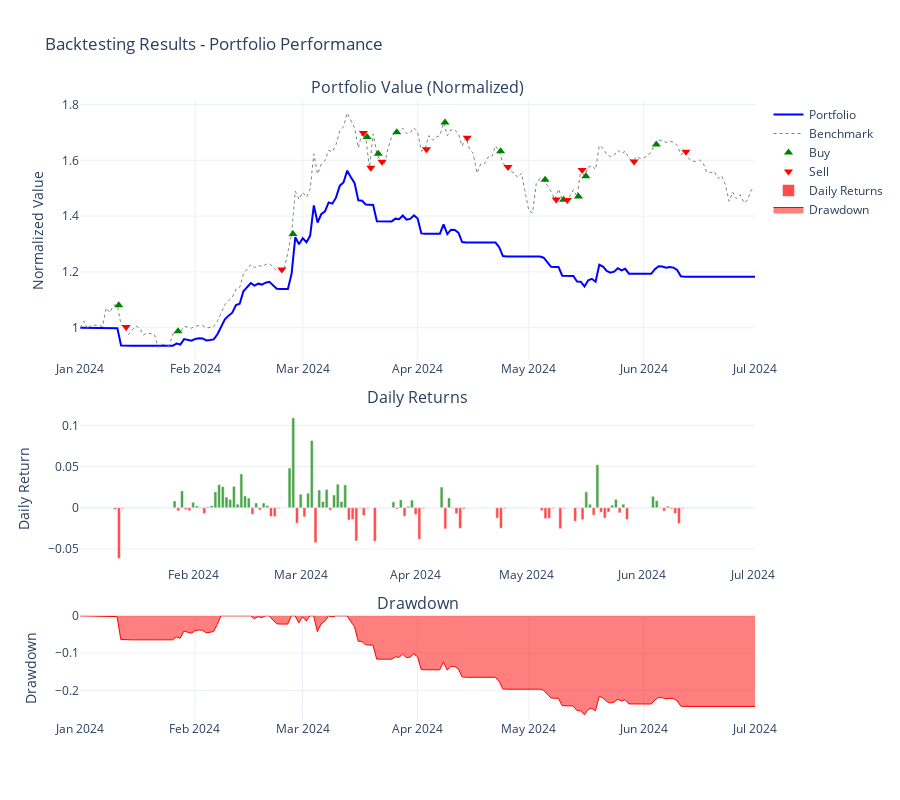
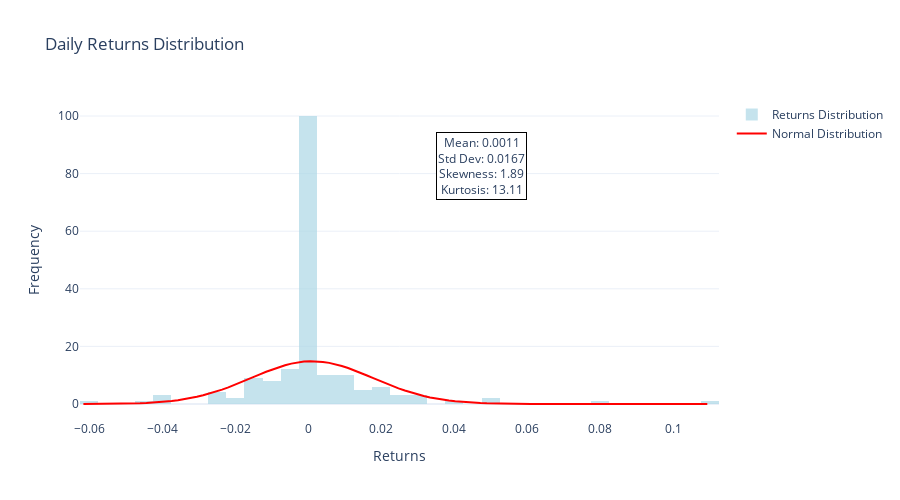
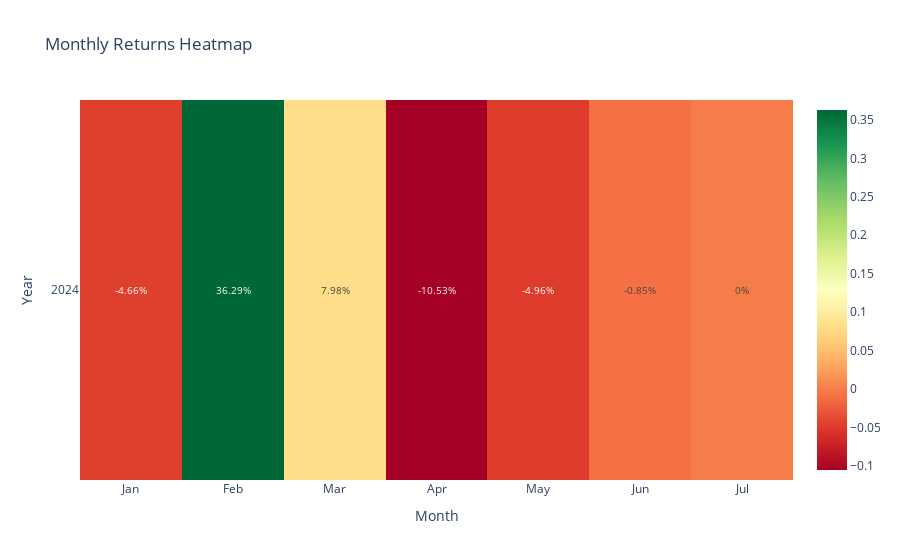

Notebook code for these charts, in order:
### Code cell
# 시각화 데이터 확인
print(f"- equity_curve: {'있음' if result.equity_curve is not None else '없음'}")
print(f"- daily_returns: {'있음' if result.daily_returns is not None else '없음'}")
print(f"- monthly_returns: {'있음' if result.monthly_returns is not None else '없음'}")
print(f"- benchmark_equity_curve: {'있음' if result.benchmark_equity_curve is not None else '없음'}")
print(f"- drawdown_periods: {'있음' if result.drawdown_periods is not None else '없음'}")
print(f"- trade_signals: {'있음' if result.trade_signals is not None else '없음'}")

print("\n주피터 노트북에서 사용 가능한 시각화 메서드:")
print("1. result.plot_portfolio_performance() - 포트폴리오 성과 차트")
print("2. result.plot_returns_distribution() - 수익률 분포 히스토그램")
print("3. result.plot_monthly_returns_heatmap() - 월별 수익률 히트맵")
print("4. result.show_performance_comparison() - 벤치마크 비교 표")

# 샘플 호출 (주피터 노트북 환경이 아니므로 실제 차트는 생성되지 않음)
try:
    print("\n시각화 메서드 호출 테스트...")
    result.plot_portfolio_performance()
    result.plot_returns_distribution(period="daily")
    result.plot_monthly_returns_heatmap()
    result.show_performance_comparison()
except Exception as e:
    print(f"시각화 테스트 중 예상된 오류 (plotly 없음): {e}")

### Figure 1 — Plotly figure (JSON) as saved in the notebook; plotly's stock layout.template omitted (floating-point values rounded to 4 significant figures; data arrays with more than 128 entries replaced by an {"elided": "..."} marker saying what was removed)
{"data": [{"line": {"color": "blue", "width": 2}, "name": "Portfolio", "type": "scatter", "x": {"elided": "183 str values"}, "xaxis": "x", "y": {"elided": "183 float values"}, "yaxis": "y"}, {"line": {"color": "gray", "dash": "dot", "width": 1}, "name": "Benchmark", "type": "scatter", "x": {"elided": "183 str values"}, "xaxis": "x", "y": {"elided": "183 float values"}, "yaxis": "y"}, {"marker": {"color": "green", "size": 8, "symbol": "triangle-up"}, "mode": "markers", "name": "Buy", "type": "scatter", "x": ["2024-01-11T09:00:00", "2024-01-27T09:00:00", "2024-02-27T09:00:00", "2024-03-18T09:00:00", "2024-03-21T09:00:00", "2024-03-26T09:00:00", "2024-04-08T09:00:00", "2024-04-23T09:00:00", "2024-05-05T09:00:00", "2024-05-10T09:00:00", "2024-05-14T09:00:00", "2024-05-16T09:00:00", "2024-06-04T09:00:00"], "xaxis": "x", "y": [1.08, 0.9872, 1.336, 1.683, 1.624, 1.7, 1.735, 1.632, 1.531, 1.459, 1.47, 1.543, 1.657], "yaxis": "y"}, {"marker": {"color": "red", "size": 8, "symbol": "triangle-down"}, "mode": "markers", "name": "Sell", "type": "scatter", "x": ["2024-01-13T09:00:00", "2024-02-24T09:00:00", "2024-03-17T09:00:00", "2024-03-19T09:00:00", "2024-03-22T09:00:00", "2024-04-03T09:00:00", "2024-04-14T09:00:00", "2024-04-25T09:00:00", "2024-05-08T09:00:00", "2024-05-11T09:00:00", "2024-05-15T09:00:00", "2024-05-29T09:00:00", "2024-06-12T09:00:00"], "xaxis": "x", "y": [1.002, 1.209, 1.698, 1.573, 1.595, 1.64, 1.681, 1.576, 1.459, 1.458, 1.565, 1.596, 1.63], "yaxis": "y"}, {"marker": {"color": {"elided": "182 str values"}}, "name": "Daily Returns", "opacity": 0.7, "type": "bar", "x": {"elided": "182 str values"}, "xaxis": "x2", "y": {"elided": "182 float values"}, "yaxis": "y2"}, {"fill": "tozeroy", "line": {"color": "red", "width": 1}, "name": "Drawdown", "type": "scatter", "x": {"elided": "183 str values"}, "xaxis": "x3", "y": {"elided": "183 float values"}, "yaxis": "y3"}], "layout": {"annotations": [{"font": {"size": 16}, "showarrow": false, "text": "Portfolio Value (Normalized)", "x": 0.5, "xanchor": "center", "xref": "paper", "y": 1, "yanchor": "bottom", "yref": "paper"}, {"font": {"size": 16}, "showarrow": false, "text": "Daily Returns", "x": 0.5, "xanchor": "center", "xref": "paper", "y": 0.5, "yanchor": "bottom", "yref": "paper"}, {"font": {"size": 16}, "showarrow": false, "text": "Drawdown", "x": 0.5, "xanchor": "center", "xref": "paper", "y": 0.168, "yanchor": "bottom", "yref": "paper"}], "height": 800, "showlegend": true, "title": {"text": "Backtesting Results - Portfolio Performance"}, "xaxis": {"anchor": "y", "domain": [0, 1]}, "xaxis2": {"anchor": "y2", "domain": [0, 1]}, "xaxis3": {"anchor": "y3", "domain": [0, 1]}, "yaxis": {"anchor": "x", "domain": [0.58, 1], "title": {"text": "Normalized Value"}}, "yaxis2": {"anchor": "x2", "domain": [0.248, 0.5], "title": {"text": "Daily Return"}}, "yaxis3": {"anchor": "x3", "domain": [0, 0.168], "title": {"text": "Drawdown"}}}}

### Figure 2 — Plotly figure (JSON) as saved in the notebook; plotly's stock layout.template omitted (floating-point values rounded to 4 significant figures; data arrays with more than 128 entries replaced by an {"elided": "..."} marker saying what was removed)
{"data": [{"marker": {"color": "lightblue"}, "name": "Returns Distribution", "nbinsx": 50, "opacity": 0.7, "type": "histogram", "x": {"elided": "182 float values"}}, {"line": {"color": "red", "width": 2}, "mode": "lines", "name": "Normal Distribution", "type": "scatter", "x": [-0.06157, -0.05984, -0.05812, -0.05639, -0.05467, -0.05294, -0.05121, -0.04949, -0.04776, -0.04604, -0.04431, -0.04258, -0.04086, -0.03913, -0.03741, -0.03568, -0.03395, -0.03223, -0.0305, -0.02878, -0.02705, -0.02532, -0.0236, -0.02187, -0.02015, -0.01842, -0.01669, -0.01497, -0.01324, -0.01152, -0.009791, -0.008065, -0.006339, -0.004613, -0.002887, -0.001161, 0.0005649, 0.002291, 0.004017, 0.005743, 0.007469, 0.009195, 0.01092, 0.01265, 0.01437, 0.0161, 0.01782, 0.01955, 0.02128, 0.023, 0.02473, 0.02645, 0.02818, 0.02991, 0.03163, 0.03336, 0.03508, 0.03681, 0.03854, 0.04026, 0.04199, 0.04371, 0.04544, 0.04717, 0.04889, 0.05062, 0.05234, 0.05407, 0.0558, 0.05752, 0.05925, 0.06097, 0.0627, 0.06443, 0.06615, 0.06788, 0.0696, 0.07133, 0.07306, 0.07478, 0.07651, 0.07823, 0.07996, 0.08169, 0.08341, 0.08514, 0.08686, 0.08859, 0.09031, 0.09204, 0.09377, 0.09549, 0.09722, 0.09894, 0.1007, 0.1024, 0.1041, 0.1058, 0.1076, 0.1093], "y": [0.01318, 0.01931, 0.02799, 0.04015, 0.05697, 0.07998, 0.1111, 0.1527, 0.2076, 0.2793, 0.3717, 0.4895, 0.6377, 0.8221, 1.048, 1.323, 1.652, 2.04, 2.493, 3.014, 3.605, 4.267, 4.997, 5.789, 6.636, 7.525, 8.443, 9.373, 10.29, 11.19, 12.03, 12.79, 13.46, 14.02, 14.44, 14.72, 14.85, 14.81, 14.62, 14.28, 13.8, 13.19, 12.48, 11.68, 10.81, 9.905, 8.977, 8.05, 7.142, 6.269, 5.445, 4.678, 3.977, 3.345, 2.784, 2.292, 1.867, 1.505, 1.2, 0.9466, 0.7388, 0.5706, 0.4359, 0.3296, 0.2465, 0.1824, 0.1335, 0.09672, 0.06932, 0.04915, 0.03448, 0.02393, 0.01643, 0.01117, 0.007506, 0.004992, 0.003285, 0.002138, 0.001377, 0.0008777, 0.0005534, 0.0003452, 0.0002131, 0.0001301, 7.86e-05, 4.698e-05, 2.779e-05, 1.626e-05, 9.412e-06, 5.391e-06, 3.055e-06, 1.713e-06, 9.5e-07, 5.214e-07, 2.831e-07, 1.521e-07, 8.084e-08, 4.251e-08, 2.212e-08, 1.139e-08]}], "layout": {"annotations": [{"bgcolor": "white", "bordercolor": "black", "borderwidth": 1, "showarrow": false, "text": "Mean: 0.0011<br>Std Dev: 0.0167<br>Skewness: 1.89<br>Kurtosis: 13.11", "x": 0.7, "xref": "paper", "y": 0.9, "yref": "paper"}], "height": 500, "title": {"text": "Daily Returns Distribution"}, "xaxis": {"title": {"text": "Returns"}}, "yaxis": {"title": {"text": "Frequency"}}}}

### Figure 3 — Plotly figure (JSON) as saved in the notebook; plotly's stock layout.template omitted (floating-point values rounded to 4 significant figures)
{"data": [{"colorscale": [[0, "rgb(165,0,38)"], [0.1, "rgb(215,48,39)"], [0.2, "rgb(244,109,67)"], [0.3, "rgb(253,174,97)"], [0.4, "rgb(254,224,139)"], [0.5, "rgb(255,255,191)"], [0.6, "rgb(217,239,139)"], [0.7, "rgb(166,217,106)"], [0.8, "rgb(102,189,99)"], [0.9, "rgb(26,152,80)"], [1, "rgb(0,104,55)"]], "text": [[-4.66, 36.29, 7.98, -10.53, -4.96, -0.85, 0.0]], "textfont": {"size": 10}, "texttemplate": "%{text}%", "type": "heatmap", "x": ["Jan", "Feb", "Mar", "Apr", "May", "Jun", "Jul"], "y": ["2024"], "z": [[-0.04657, 0.3629, 0.07982, -0.1053, -0.04956, -0.008475, 0.0]]}], "layout": {"title": {"text": "Monthly Returns Heatmap"}, "xaxis": {"tickmode": "array", "ticktext": ["Jan", "Feb", "Mar", "Apr", "May", "Jun", "Jul"], "tickvals": [0, 1, 2, 3, 4, 5, 6], "title": {"text": "Month"}}, "yaxis": {"tickmode": "array", "ticktext": ["2024"], "tickvals": [0], "title": {"text": "Year"}, "type": "category"}}}
